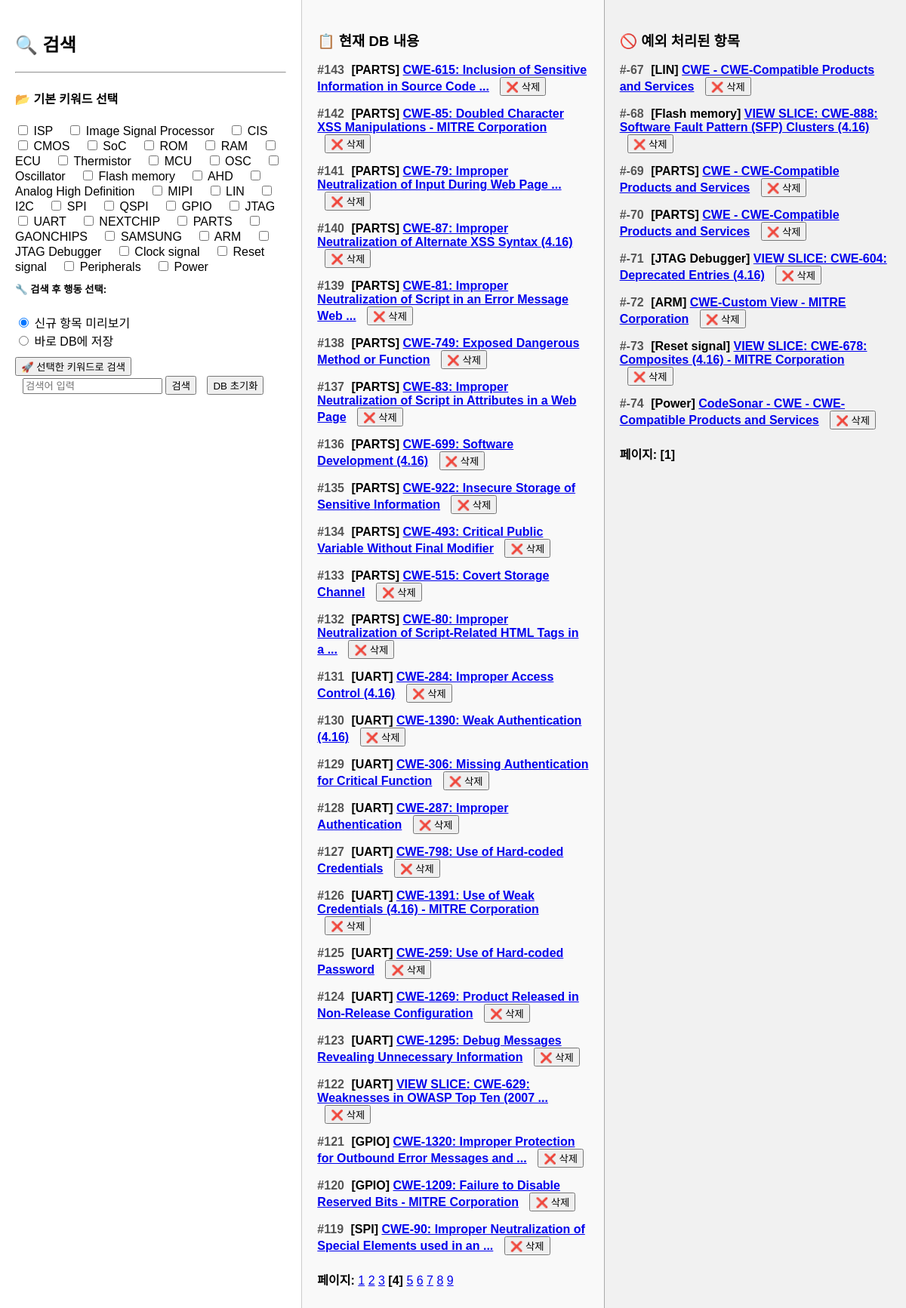
Page /search?page=4&excluded_page=1 on the committed database.
### tables this page shows
CREATE TABLE cwe_results (
            id INTEGER PRIMARY KEY AUTOINCREMENT,
            keyword TEXT,
            title TEXT,
            link TEXT UNIQUE,
            description TEXT,
            mitigation TEXT,
            created_at TIMESTAMP DEFAULT CURRENT_TIMESTAMP
        );

CREATE TABLE cwe_excluded (
            id INTEGER PRIMARY KEY AUTOINCREMENT,
            keyword TEXT,
            title TEXT,
            link TEXT UNIQUE,
            created_at TIMESTAMP DEFAULT CURRENT_TIMESTAMP
        );

### app.py (the view, shortened to what this page needs)
@app.route("/", methods=["GET"])
@app.route("/search", methods=["GET", "POST"])
def search():
    new_results = []
    page = int(request.args.get("page", 1))
    excluded_page_raw = request.args.get("excluded_page", "1")
    excluded_page = int(excluded_page_raw) if excluded_page_raw.isdigit() else 1
    db_results, total_pages, total_items = fetch_from_db(page)
    excluded_results, excluded_total_pages, excluded_total_items = fetch_excluded_from_db(excluded_page)
    enumerated_results = [
        (total_items - ((page - 1) * PER_PAGE + idx), keyword, title, link)
        for idx, (keyword, title, link) in enumerate(db_results)
    ]
    enumerated_excluded = [
        (excluded_total_items - ((page - 1) * PER_PAGE + idx), keyword, title, link)
        for idx, (keyword, title, link) in enumerate(excluded_results)
    ]
    return render_template("result.html",
        results=enumerated_results,
        page=page,
        total_pages=total_pages,
        new_results=new_results,
        default_keywords=default_keywords,
        excluded=enumerated_excluded,
        excluded_total_pages=excluded_total_pages,
        excluded_page=excluded_page  # ✅ 이 줄 추가
    )

### app.py (called while the page is built)
def fetch_from_db(page, per_page=PER_PAGE):
    conn = sqlite3.connect("cwe.db")
    c = conn.cursor()
    offset = (page - 1) * per_page
    c.execute("SELECT COUNT(*) FROM cwe_results")
    total = c.fetchone()[0]
    total_pages = math.ceil(total / per_page)
    c.execute("SELECT keyword, title, link FROM cwe_results ORDER BY created_at DESC LIMIT ? OFFSET ?", (per_page, offset))
    results = c.fetchall()
    conn.close()
    return results, total_pages, total

### model.py (called while the page is built)
def fetch_excluded_from_db(page, per_page=30):
    conn = sqlite3.connect("cwe.db")
    c = conn.cursor()
    offset = (page - 1) * per_page
    c.execute("SELECT COUNT(*) FROM cwe_excluded")
    total = c.fetchone()[0]
    total_pages = math.ceil(total / per_page)
    c.execute("SELECT keyword, title, link FROM cwe_excluded ORDER BY id DESC LIMIT ? OFFSET ?", (per_page, offset))
    results = c.fetchall()
    conn.close()
    return results, total_pages, total

### templates/result.html (shortened to what this page needs)
<!DOCTYPE html>
<html>
<head>
</head>
<body>
    <div class="main">
        <h2>🔍 검색</h2>
        <hr>
        <form action="{{ url_for('search_selected') }}" method="POST">
            <h4>📂 기본 키워드 선택</h4>
            {% for kw in default_keywords %}
                <label style="margin-right: 15px;">
                    <input type="checkbox" name="keywords" value="{{ kw }}"> {{ kw }}
                </label>
            {% endfor %}
            <h5 style="margin-top: 10px;">🔧 검색 후 행동 선택:</h5>
            <label><input type="radio" name="mode" value="preview" checked> 신규 항목 미리보기</label><br>
            <label><input type="radio" name="mode" value="save"> 바로 DB에 저장</label>
            <br>
            <button type="submit" style="margin-top: 10px;">🚀 선택한 키워드로 검색</button>
        </form>
        <form action="{{ url_for('search') }}" method="POST" style="display: inline; margin-left: 10px;">
            <input type="text" name="keyword" placeholder="검색어 입력" required>
            <button type="submit">검색</button>
        </form>
        <form action="{{ url_for('reset_db') }}" method="POST" style="display: inline; margin-left: 10px;">
            <button type="submit" onclick="return confirm('정말로 DB를 초기화할까요?')">DB 초기화</button>
        </form>
    </div>
    <div class="sidebar">
        <h3>📋 현재 DB 내용</h3>
        {% for no, keyword, title, link in results %}
            <div class="cwe-item">
                <div class="cwe-title">
                    <span class="cwe-no">#{{ no }}</span>
                    [{{ keyword }}] <a href="{{ link }}" target="_blank">{{ title }}</a>
                    <form method="POST" action="{{ url_for('delete') }}" style="display:inline;" onsubmit="return confirm('정말 삭제하시겠습니까?');">
                        <button type="submit" style="margin-left: 10px;">❌ 삭제</button>
                    </form>
                </div>
            </div>
        {% endfor %}
        <div style="margin-top: 20px;">
            <strong>페이지:</strong>
            {% for p in range(1, total_pages + 1) %}
                {% if p == page %}
                    <strong>[{{ p }}]</strong>
                {% else %}
                    <a href="{{ url_for('search', page=p, excluded_page=excluded_page) }}">{{ p }}</a>
                {% endif %}
            {% endfor %}
        </div>
    </div>
    <div class="excluded">
        <h3>🚫 예외 처리된 항목</h3>
        {% for no, keyword, title, link in excluded %}
            <div class="cwe-item">
                <div class="cwe-title">
                    <span class="cwe-no">#{{ no }}</span>
                    [{{ keyword }}] <a href="{{ link }}" target="_blank">{{ title }}</a>
                    <form method="POST" action="{{ url_for('delete_excluded') }}" style="display:inline;" onsubmit="return confirm('예외 항목을 삭제할까요?');">
                        <button type="submit" style="margin-left: 10px;">❌ 삭제</button>
                    </form>
                </div>
            </div>
        {% endfor %}
        <div style="margin-top: 20px;">
            <strong>페이지:</strong>
            {% for p in range(1, excluded_total_pages + 1) %}
                {% if p == excluded_page %}
                    <strong>[{{ p }}]</strong>
                {% else %}
                    <a href="{{ url_for('search', page=page, excluded_page=p) }}">{{ p }}</a>
                {% endif %}
            {% endfor %}
        </div>
    </div>
</body>
</html>

### templates/result.html (style rules this page uses)
body { display: flex; margin: 0; font-family: Arial, sans-serif; }
.main, .sidebar, .excluded { flex: 1; padding: 20px; height: 100vh; overflow-y: auto; }
.sidebar { border-left: 1px solid #ccc; background-color: #f9f9f9; }
.excluded { border-left: 1px solid #aaa; background-color: #f1f1f1; }
.cwe-item { margin-bottom: 15px; }
.cwe-title { font-weight: bold; }
.cwe-no { font-weight: bold; margin-right: 5px; color: #555; }

### rows in the picture
cwe_results: no "143", keyword "PARTS", title "CWE-615: Inclusion of Sensitive Information in Source Code ..."
cwe_results: id "142", keyword "PARTS", title "CWE-85: Doubled Character XSS Manipulations - MITRE Corporation"
cwe_results: no "141", keyword "PARTS", title "CWE-79: Improper Neutralization of Input During Web Page ..."
cwe_results: no "140", keyword "PARTS", title "CWE-87: Improper Neutralization of Alternate XSS Syntax (4.16)"
cwe_results: no "139", keyword "PARTS", title "CWE-81: Improper Neutralization of Script in an Error Message Web ..."
cwe_results: no "138", keyword "PARTS", title "CWE-749: Exposed Dangerous Method or Function"
cwe_results: no "137", keyword "PARTS", title "CWE-83: Improper Neutralization of Script in Attributes in a Web Page"
cwe_results: no "136", keyword "PARTS", title "CWE-699: Software Development (4.16)"
cwe_results: no "135", keyword "PARTS", title "CWE-922: Insecure Storage of Sensitive Information"
cwe_results: no "134", keyword "PARTS", title "CWE-493: Critical Public Variable Without Final Modifier"
cwe_results: no "133", keyword "PARTS", title "CWE-515: Covert Storage Channel"
cwe_results: no "132", keyword "PARTS", title "CWE-80: Improper Neutralization of Script-Related HTML Tags in a ..."
cwe_results: no "131", keyword "UART", title "CWE-284: Improper Access Control (4.16)"
cwe_results: no "130", keyword "UART", title "CWE-1390: Weak Authentication (4.16)"
cwe_results: no "129", keyword "UART", title "CWE-306: Missing Authentication for Critical Function"
cwe_results: no "128", keyword "UART", title "CWE-287: Improper Authentication"
cwe_results: no "127", keyword "UART", title "CWE-798: Use of Hard-coded Credentials"
cwe_results: no "126", keyword "UART", title "CWE-1391: Use of Weak Credentials (4.16) - MITRE Corporation"
cwe_results: no "125", keyword "UART", title "CWE-259: Use of Hard-coded Password"
cwe_results: no "124", keyword "UART", title "CWE-1269: Product Released in Non-Release Configuration"
cwe_results: no "123", keyword "UART", title "CWE-1295: Debug Messages Revealing Unnecessary Information"
cwe_results: no "122", keyword "UART", title "VIEW SLICE: CWE-629: Weaknesses in OWASP Top Ten (2007 ..."
cwe_results: no "121", keyword "GPIO", title "CWE-1320: Improper Protection for Outbound Error Messages and ..."
cwe_results: no "120", keyword "GPIO", title "CWE-1209: Failure to Disable Reserved Bits - MITRE Corporation"
cwe_results: no "119", keyword "SPI", title "CWE-90: Improper Neutralization of Special Elements used in an ..."
cwe_excluded: no "-67", keyword "LIN", title "CWE - CWE-Compatible Products and Services"
cwe_excluded: no "-68", keyword "Flash memory", title "VIEW SLICE: CWE-888: Software Fault Pattern (SFP) Clusters (4.16)"
cwe_excluded: no "-69", keyword "PARTS", title "CWE - CWE-Compatible Products and Services"
cwe_excluded: no "-70", keyword "PARTS", title "CWE - CWE-Compatible Products and Services"
cwe_excluded: no "-71", keyword "JTAG Debugger", title "VIEW SLICE: CWE-604: Deprecated Entries (4.16)"
cwe_excluded: no "-72", keyword "ARM", title "CWE-Custom View - MITRE Corporation"
cwe_excluded: no "-73", keyword "Reset signal", title "VIEW SLICE: CWE-678: Composites (4.16) - MITRE Corporation"
cwe_excluded: no "-74", keyword "Power", title "CodeSonar - CWE - CWE-Compatible Products and Services"

### other values in the picture
{{ kw }} "ISP" "Image Signal Processor" "CIS" "CMOS" "SoC" "ROM" "RAM" "ECU" "Thermistor" "MCU" "OSC" "Oscillator" "Flash memory" "AHD" "Analog High Definition" "MIPI" "LIN" "I2C" "SPI" "QSPI" "GPIO" "JTAG" "UART" "NEXTCHIP" "PARTS" "GAONCHIPS" "SAMSUNG" "ARM" "JTAG Debugger" "Clock signal" "Reset signal" "Peripherals" "Power"
{{ p }} "1" "2" "3" "5" "6" "7" "8" "9"
{{ p }} "4"
{{ p }} "1"
